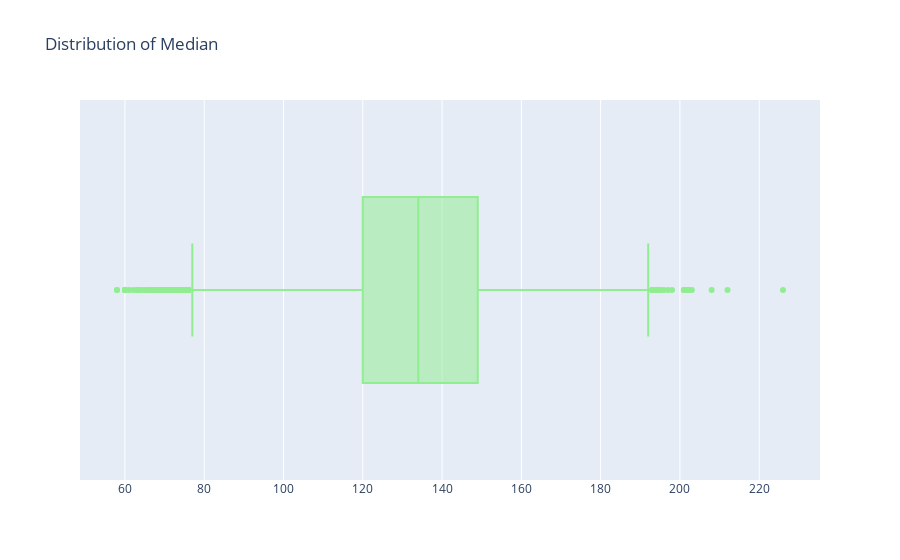

The notebook cell saved with this chart:
### Code cell
# plot a boxplot for median
fig = go.Figure()

fig.add_trace(go.Box(x = dataset['Median'], name = '', marker = dict(color = 'lightgreen')))
fig.update_layout(title = 'Distribution of Median')
fig.show()

### Figure 1 — Plotly figure (JSON) as saved in the notebook; plotly's stock layout.template omitted (floating-point values rounded to 4 significant figures; data arrays with more than 128 entries replaced by an {"elided": "..."} marker saying what was removed)
{"data": [{"marker": {"color": "lightgreen"}, "name": "", "type": "box", "x": {"elided": "5216 float values"}}], "layout": {"autosize": true, "title": {"text": "Distribution of Median"}, "xaxis": {"autorange": true, "range": [48.67, 235.3], "type": "linear"}, "yaxis": {"autorange": true, "range": [-0.5, 0.5], "type": "category"}}}
